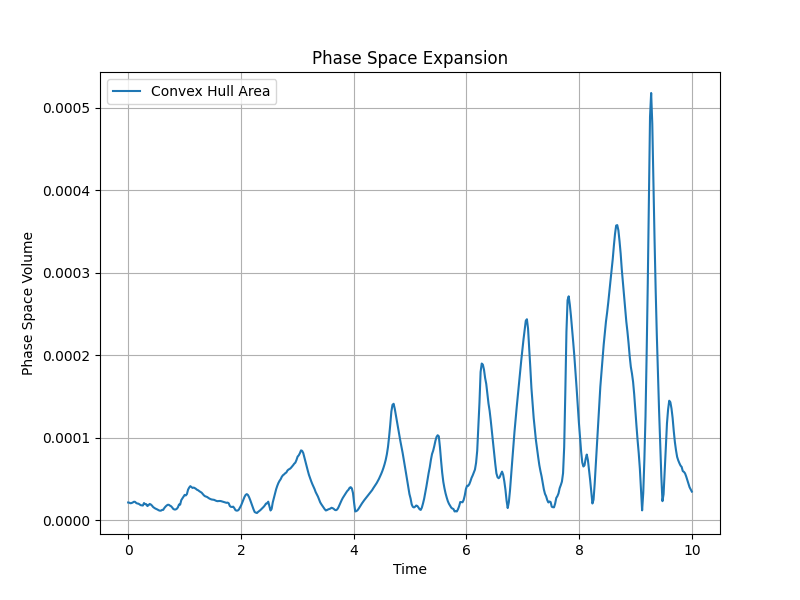

This figure's Python source:
import numpy as np
import matplotlib.pyplot as plt
from scipy.integrate import solve_ivp
from scipy.spatial import ConvexHull
import matplotlib.animation as animation

# System Parameters
m1, m2 = 1.0, 1.0  # Masses
L1, L2 = 1.0, 1.0  # Rod Lengths
g = 9.81           # Gravity

# Equations of Motion
def equations(t, y):
    theta1, theta2, p1, p2 = y
    
    # Mass matrix
    M = np.array([
        [(m1 + m2) * L1**2, m2 * L1 * L2 * np.cos(theta1 - theta2)],
        [m2 * L1 * L2 * np.cos(theta1 - theta2), m2 * L2**2]
    ])
    
    # Solve for angular velocities
    theta_dot = np.linalg.solve(M, np.array([p1, p2]))
    
    # Compute time derivatives of p1, p2
    p1_dot = - (m1 + m2) * g * L1 * np.sin(theta1) - m2 * L1 * L2 * theta_dot[1]**2 * np.sin(theta1 - theta2)
    p2_dot = - m2 * g * L2 * np.sin(theta2) + m2 * L1 * L2 * theta_dot[0]**2 * np.sin(theta1 - theta2)
    
    return [theta_dot[0], theta_dot[1], p1_dot, p2_dot]

# Initialize a Phase Space Cloud
N = 100  # Number of trajectories
perturbation = 1e-3  # Small perturbation
initial_conditions = np.array([np.pi / 2, np.pi / 2, 0, 0])
trajectories = [initial_conditions + perturbation * np.random.randn(4) for _ in range(N)]

# Time Interval
t_span = (0, 10)
t_eval = np.linspace(t_span[0], t_span[1], 500)

# Solve for all trajectories
solutions = [solve_ivp(equations, t_span, y0, t_eval=t_eval, method='Radau') for y0 in trajectories]

# Extract Phase Space Data
phase_space_points = np.array([[sol.y[1], sol.y[3]] for sol in solutions])  # (theta2, p2)

# Compute Convex Hull Areas Over Time
convex_hull_areas = []
for i in range(len(t_eval)):
    points = np.array([phase_space_points[j][:, i] for j in range(N)])
    hull = ConvexHull(points)
    convex_hull_areas.append(hull.volume)

# Plot Convex Hull Area Growth
plt.figure(figsize=(8, 6))
plt.plot(t_eval, convex_hull_areas, label='Convex Hull Area')
plt.xlabel('Time')
plt.ylabel('Phase Space Volume')
plt.title('Phase Space Expansion')
plt.legend()
plt.grid()
plt.savefig("part_d.png")

# Animate Phase Space Cloud Evolution
fig, ax = plt.subplots(figsize=(6, 6))
ax.set_xlim(-np.pi, np.pi)
ax.set_ylim([-100, 100])
points_plot, = ax.plot([], [], 'bo', alpha=0.5)

# Animation Function
def animate(i):
    points = np.array([phase_space_points[j][:, i] for j in range(N)])
    points_plot.set_data(points[:, 0], points[:, 1])  # Show all points at each frame
    return points_plot,

ani = animation.FuncAnimation(fig, animate, frames=len(t_eval), interval=50, blit=True)
plt.show()

